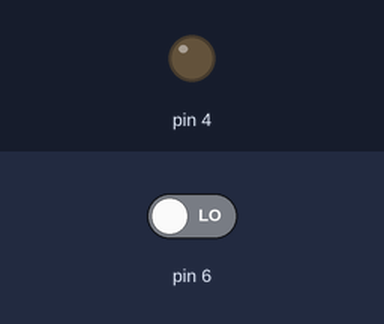
Recording of a sketch running on a simulated Arduino Uno, built with avr-gcc and run on an emulated ATmega328P. Shown: output pins drawn as LEDs (lit = HIGH). Inputs (shaded band) come from the test bench; at power-on: pin 6 LOW. What the sketch prints to the serial monitor is not drawn.

Above: at 1.2 s.
1.3 s: pin 6 driven HIGH
At 2.5 s:
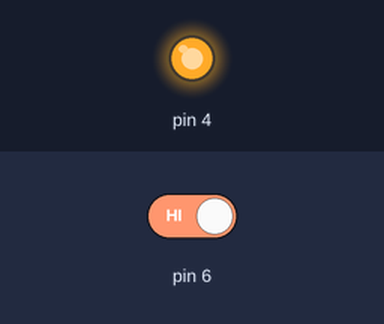
2.8 s: pin 6 driven LOW
At 3.8 s:
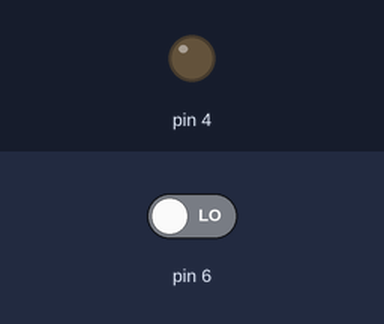
Timing chart, 0 to 5.8 s (numbered marks = the images above; inputs shaded):
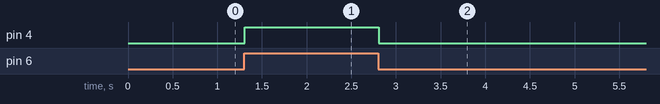

Measured:
- after the input at 1.3 s, pin 4: LOW → HIGH at once
- after the input at 2.8 s, pin 4: HIGH → LOW at once

The sketch:

pulsador_digital.ino
```cpp
int switchState=0;
void setup() {
  // put your setup code here, to run once:
  pinMode(6, INPUT);
  pinMode(4, OUTPUT);
  Serial.begin(9600);

}

void loop() {
  // put your main code here, to run repeatedly:
  switchState=digitalRead(6);
  Serial.println(switchState);
  digitalWrite(4, switchState);

}
```
